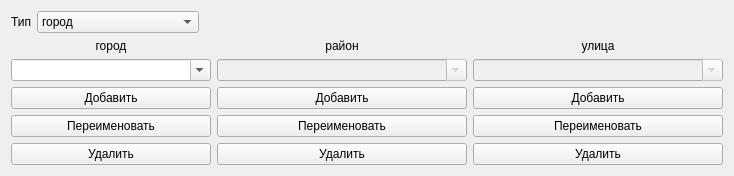
<?xml version="1.0" encoding="UTF-8"?>
<ui version="4.0">
 <class>AddressEditor</class>
 <widget class="QWidget" name="AddressEditor">
  <property name="geometry">
   <rect>
    <x>0</x>
    <y>0</y>
    <width>651</width>
    <height>176</height>
   </rect>
  </property>
  <property name="windowTitle">
   <string>Form</string>
  </property>
  <layout class="QVBoxLayout" name="verticalLayout">
   <item>
    <layout class="QHBoxLayout" name="horizontalLayout_2">
     <item>
      <widget class="QLabel" name="label">
       <property name="text">
        <string>Тип</string>
       </property>
      </widget>
     </item>
     <item>
      <widget class="QComboBox" name="mpType">
       <item>
        <property name="text">
         <string>город</string>
        </property>
       </item>
       <item>
        <property name="text">
         <string>садовое товарищество</string>
        </property>
       </item>
      </widget>
     </item>
     <item>
      <spacer name="horizontalSpacer_2">
       <property name="orientation">
        <enum>Qt::Horizontal</enum>
       </property>
       <property name="sizeHint" stdset="0">
        <size>
         <width>40</width>
         <height>20</height>
        </size>
       </property>
      </spacer>
     </item>
    </layout>
   </item>
   <item>
    <layout class="QHBoxLayout" name="horizontalLayout_3">
     <item>
      <layout class="QVBoxLayout" name="verticalLayout_4">
       <item>
        <widget class="QLabel" name="label_7">
         <property name="text">
          <string>город</string>
         </property>
         <property name="alignment">
          <set>Qt::AlignCenter</set>
         </property>
        </widget>
       </item>
       <item>
        <widget class="QComboBox" name="mpCity">
         <property name="enabled">
          <bool>true</bool>
         </property>
         <property name="minimumSize">
          <size>
           <width>200</width>
           <height>0</height>
          </size>
         </property>
         <property name="editable">
          <bool>true</bool>
         </property>
        </widget>
       </item>
       <item>
        <widget class="QPushButton" name="mpAddCity">
         <property name="minimumSize">
          <size>
           <width>100</width>
           <height>0</height>
          </size>
         </property>
         <property name="text">
          <string>Добавить</string>
         </property>
        </widget>
       </item>
       <item>
        <widget class="QPushButton" name="mpRenameCity">
         <property name="minimumSize">
          <size>
           <width>100</width>
           <height>0</height>
          </size>
         </property>
         <property name="text">
          <string>Переименовать</string>
         </property>
        </widget>
       </item>
       <item>
        <widget class="QPushButton" name="mpRemoveCity">
         <property name="minimumSize">
          <size>
           <width>100</width>
           <height>0</height>
          </size>
         </property>
         <property name="text">
          <string>Удалить</string>
         </property>
        </widget>
       </item>
      </layout>
     </item>
     <item>
      <layout class="QVBoxLayout" name="verticalLayout_6">
       <item>
        <widget class="QLabel" name="mpLabelLocality">
         <property name="text">
          <string>район</string>
         </property>
         <property name="alignment">
          <set>Qt::AlignCenter</set>
         </property>
        </widget>
       </item>
       <item>
        <widget class="QComboBox" name="mpLocality">
         <property name="enabled">
          <bool>false</bool>
         </property>
         <property name="minimumSize">
          <size>
           <width>250</width>
           <height>0</height>
          </size>
         </property>
         <property name="editable">
          <bool>true</bool>
         </property>
        </widget>
       </item>
       <item>
        <widget class="QPushButton" name="mpAddLocality">
         <property name="minimumSize">
          <size>
           <width>100</width>
           <height>0</height>
          </size>
         </property>
         <property name="text">
          <string>Добавить</string>
         </property>
        </widget>
       </item>
       <item>
        <widget class="QPushButton" name="mpRenameLocality">
         <property name="minimumSize">
          <size>
           <width>100</width>
           <height>0</height>
          </size>
         </property>
         <property name="text">
          <string>Переименовать</string>
         </property>
        </widget>
       </item>
       <item>
        <widget class="QPushButton" name="mpRemoveLocality">
         <property name="minimumSize">
          <size>
           <width>100</width>
           <height>0</height>
          </size>
         </property>
         <property name="text">
          <string>Удалить</string>
         </property>
        </widget>
       </item>
      </layout>
     </item>
     <item>
      <layout class="QVBoxLayout" name="verticalLayout_5">
       <item>
        <widget class="QLabel" name="label_5">
         <property name="text">
          <string>улица</string>
         </property>
         <property name="alignment">
          <set>Qt::AlignCenter</set>
         </property>
        </widget>
       </item>
       <item>
        <widget class="QComboBox" name="mpStreet">
         <property name="enabled">
          <bool>false</bool>
         </property>
         <property name="minimumSize">
          <size>
           <width>250</width>
           <height>0</height>
          </size>
         </property>
         <property name="editable">
          <bool>true</bool>
         </property>
        </widget>
       </item>
       <item>
        <widget class="QPushButton" name="mpAddStreet">
         <property name="minimumSize">
          <size>
           <width>100</width>
           <height>0</height>
          </size>
         </property>
         <property name="text">
          <string>Добавить</string>
         </property>
        </widget>
       </item>
       <item>
        <widget class="QPushButton" name="mpRenameStreet">
         <property name="minimumSize">
          <size>
           <width>100</width>
           <height>0</height>
          </size>
         </property>
         <property name="text">
          <string>Переименовать</string>
         </property>
        </widget>
       </item>
       <item>
        <widget class="QPushButton" name="mpRemoveStreet">
         <property name="minimumSize">
          <size>
           <width>100</width>
           <height>0</height>
          </size>
         </property>
         <property name="text">
          <string>Удалить</string>
         </property>
        </widget>
       </item>
      </layout>
     </item>
    </layout>
   </item>
  </layout>
 </widget>
 <resources/>
 <connections/>
</ui>
